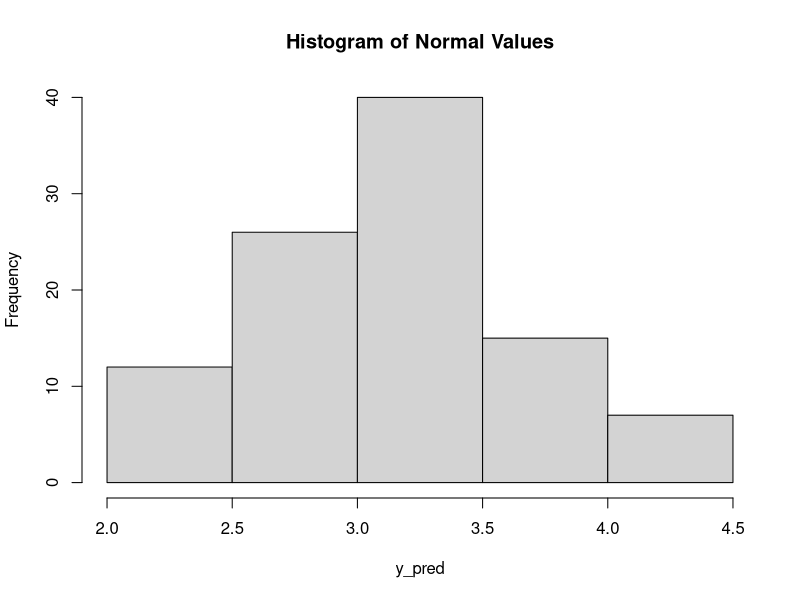
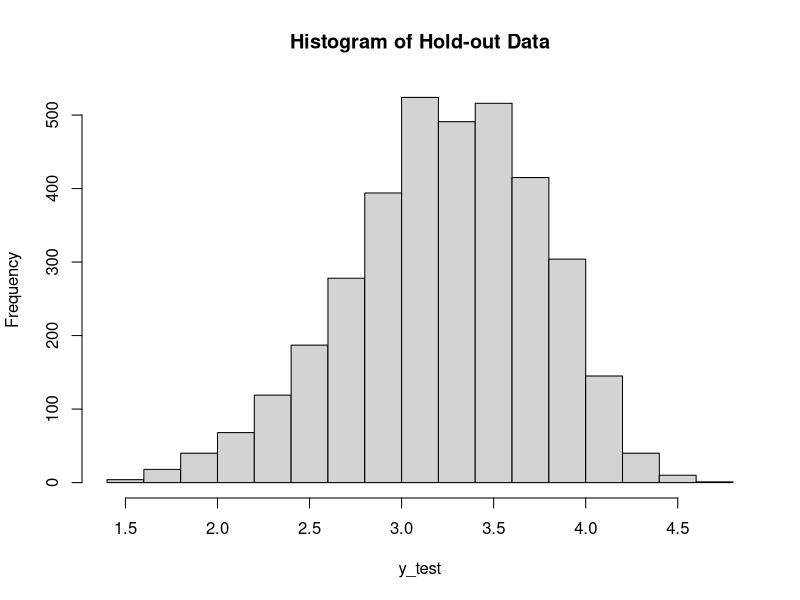

R code for these plots, in order:
tbl <- read.csv('train_ratings.csv');
tbl2 <- read.csv('test_ratings.csv');
y_train <- tbl$avg_rating;
y_test <- tbl2$avg_rating;

sample_size = 100;
y_pred = array(dim=sample_size)
mu_mean = mean(y_train);
n = length(y_train);
s_squared = sd(y_train)**2;
num_bins = 6;
bins = (0:(num_bins-1))*(5/(num_bins-1));
bins = c(0, bins);
pred_bins = array(data=0, dim=length(bins));
for (i in 1:sample_size) {
    sigmasq_draw = 1/rgamma(n=1, shape=0.5*(n-1), rate=(n-1)*s_squared/2);
    mu_draw = rnorm(n=1, mean=mu_mean, sd=sqrt(sigmasq_draw/n));
    y = rnorm(n=1, mean=mu_draw, sd=sqrt(sigmasq_draw));
    y_pred[i] = y;
    if (y < 0) {
        pred_bins[1] = pred_bins[1]+1;
    }
    else {
        index = which.min(abs(y-bins[2:length(bins)]));
        if (bins[index+1] > y) {
            pred_bins[index] = pred_bins[index]+1;
        }
        else {
            pred_bins[index+1] = pred_bins[index+1]+1;
        }
    }
}
test_bins = array(data=0, dim=length(bins));
for (i in 1:length(y_test)) {
    if (y_test[i] < 0) {
        test_bins[1] = test_bins[1]+1;
    }
    else {
        index = which.min(abs(y_test[i]-bins[2:length(bins)]));
        if (bins[index+1] > y_test[i]) {
            test_bins[index] = test_bins[index]+1;
        }
        else {
            test_bins[index+1] = test_bins[index+1]+1;
        }
    }
}
print((pred_bins > 0));
test_bins = test_bins[pred_bins > 0];
pred_bins = pred_bins[pred_bins > 0];
pred_bins = pred_bins*length(y_test)/sample_size;
print(sum(((pred_bins-test_bins)^2)/pred_bins));
print(bins);
dev.new();
hist(y_pred, plot=TRUE, main='Histogram of Normal Values');
dev.new();
hist(y_test, plot=TRUE, main='Histogram of Hold-out Data');
